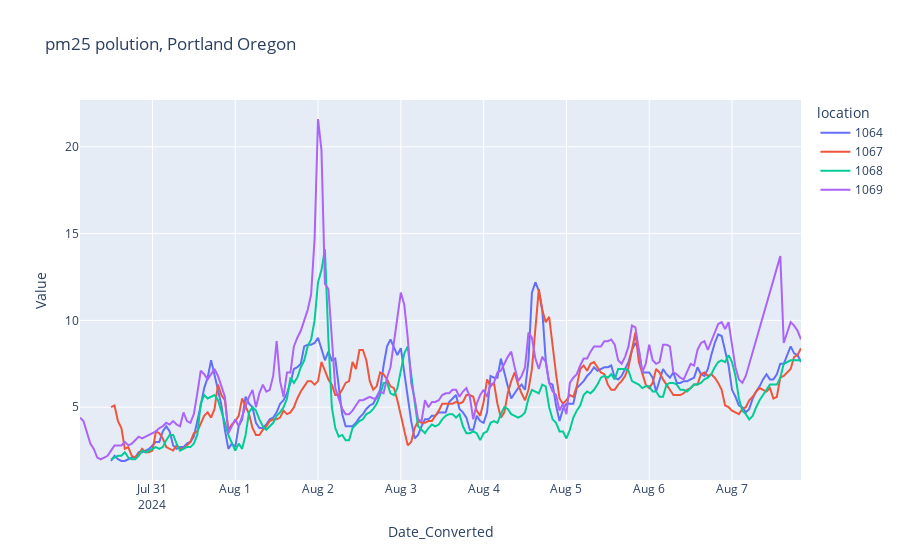

This figure's notebook cell:
### Markdown cell above
### Timeseries

### Code cell
timeseries_plot = px.line(combined_df, x = 'Date_Converted', y = 'Value', color='location',
                                title = "pm25 polution, Portland Oregon")
timeseries_plot.show()

### Figure 1 — Plotly figure (JSON) as saved in the notebook; plotly's stock layout.template omitted (floating-point values rounded to 4 significant figures; data arrays with more than 128 entries replaced by an {"elided": "..."} marker saying what was removed)
{"data": [{"hovertemplate": "location=1064<br>Date_Converted=%{x}<br>Value=%{y}<extra></extra>", "legendgroup": "1064", "line": {"color": "#636efa", "dash": "solid"}, "marker": {"symbol": "circle"}, "mode": "lines", "name": "1064", "orientation": "v", "showlegend": true, "type": "scatter", "x": {"elided": "200 str values"}, "xaxis": "x", "y": {"elided": "200 float values"}, "yaxis": "y"}, {"hovertemplate": "location=1067<br>Date_Converted=%{x}<br>Value=%{y}<extra></extra>", "legendgroup": "1067", "line": {"color": "#EF553B", "dash": "solid"}, "marker": {"symbol": "circle"}, "mode": "lines", "name": "1067", "orientation": "v", "showlegend": true, "type": "scatter", "x": {"elided": "200 str values"}, "xaxis": "x", "y": {"elided": "200 float values"}, "yaxis": "y"}, {"hovertemplate": "location=1068<br>Date_Converted=%{x}<br>Value=%{y}<extra></extra>", "legendgroup": "1068", "line": {"color": "#00cc96", "dash": "solid"}, "marker": {"symbol": "circle"}, "mode": "lines", "name": "1068", "orientation": "v", "showlegend": true, "type": "scatter", "x": {"elided": "200 str values"}, "xaxis": "x", "y": {"elided": "200 float values"}, "yaxis": "y"}, {"hovertemplate": "location=1069<br>Date_Converted=%{x}<br>Value=%{y}<extra></extra>", "legendgroup": "1069", "line": {"color": "#ab63fa", "dash": "solid"}, "marker": {"symbol": "circle"}, "mode": "lines", "name": "1069", "orientation": "v", "showlegend": true, "type": "scatter", "x": {"elided": "200 str values"}, "xaxis": "x", "y": {"elided": "200 float values"}, "yaxis": "y"}], "layout": {"legend": {"title": {"text": "location"}, "tracegroupgap": 0}, "title": {"text": "pm25 polution, Portland Oregon"}, "xaxis": {"anchor": "y", "domain": [0, 1], "title": {"text": "Date_Converted"}}, "yaxis": {"anchor": "x", "domain": [0, 1], "title": {"text": "Value"}}}}
